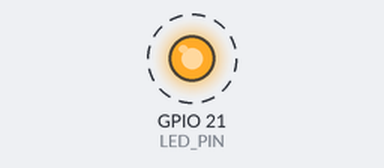
Bench run of a sketch on a simulated ESP32. Parts: output pins drawn as LEDs (lit = HIGH). Dashed ring = blinking.

Above: at 0.5 s.
Timing chart, 0 to 4.6 s (numbered marks = the images above):
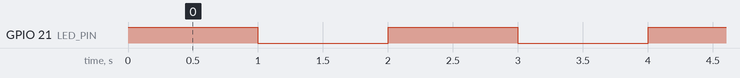

Measured:
- by itself, GPIO 21 (LED_PIN): alternates HIGH for 1.0 s and LOW for 1.0 s

The sketch:

testdensketch_oct5b.ino
```cpp
// Chúng ta sẽ dùng chân 21 để kết nối đèn LED ngoài
#define LED_PIN 21

void setup() {
  pinMode(LED_PIN, OUTPUT);
}

void loop() {
  digitalWrite(LED_PIN, HIGH);
  delay(1000);
  digitalWrite(LED_PIN, LOW);
  delay(1000);
}
```
